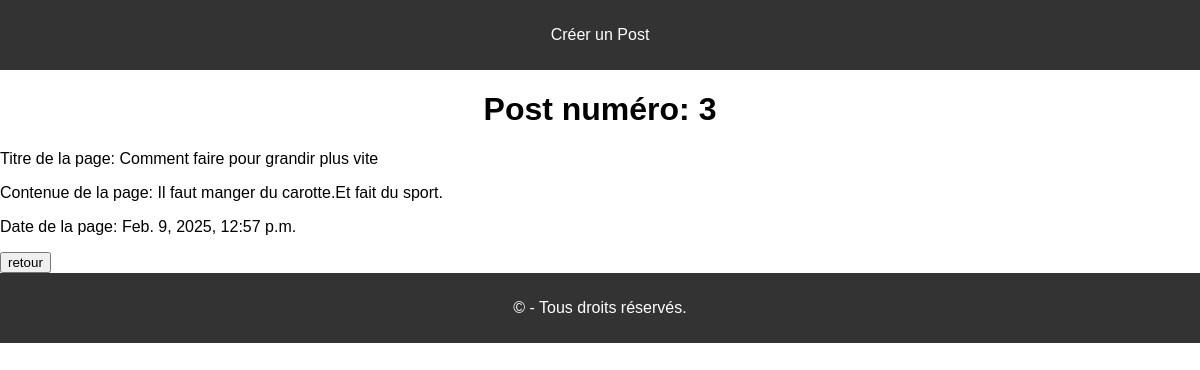
/posts/3/, run on the app's committed database.
### blog/models.py (models this page shows, shortened)
class Post(models.Model):
    title = models.CharField(max_length=200)
    content = models.TextField()
    created_at = models.DateTimeField(auto_now_add=True)

### blog/views.py (the view)
# urls.py: path('posts/<int:id>/', details_posts, name='details_posts'),
def details_posts(request, id):
    post = get_object_or_404(Post, id=id)
    return render(request, 'blog/posts_detail.html', {'post': post})

### blog/templates/blog/posts_detail.html (shortened to what this page needs)
<header>
    <nav>
        <ul>
            <li><a href="{% url 'form_post' %}">Créer un Post</a></li>
        </ul>
    </nav>
</header>
<h1>Post numéro: {{ post.id }}</h1>
<p>Titre de la page: {{ post.title }}</p>
<p>Contenue de la page: {{ post.content }}</p>
<p>Date de la page: {{ post.created_at }}</p>
<a href="{% url 'post_list' %}"><button>retour</button></a>
<footer>
    <p>&copy; - Tous droits réservés.</p>
</footer>

### blog/templates/blog/posts_detail.html (style rules this page uses)
header, footer { text-align: center; background-color: #333; color: #fff; padding: 10px; }
header nav ul { padding: 0; list-style: none; }
header nav ul li { display: inline; margin: 0 10px; }
header nav ul li a { color: #fff; text-decoration: none; }
h1 { text-align: center; }

### data on the page
Post: id "3", title "Comment faire pour grandir plus vite", content "Il faut manger du carotte.Et fait du sport.", created_at "Feb. 9, 2025, 12:57 p.m."
